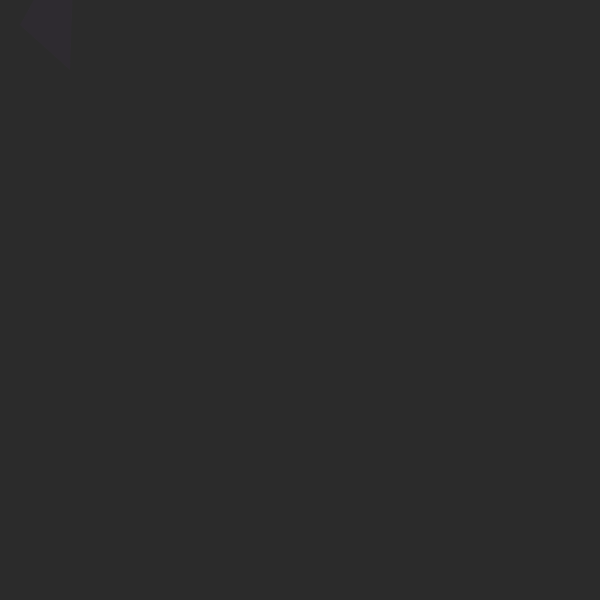
Frame 1 (no input)
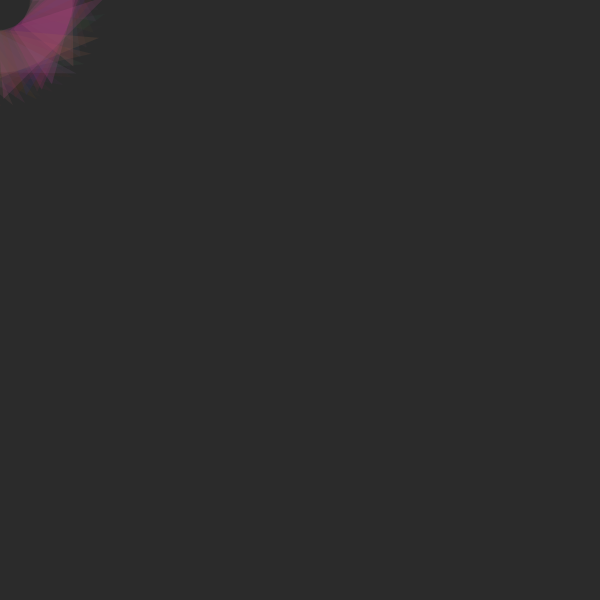
Frame 60 (the mouse pressed at the canvas centre just before this capture)
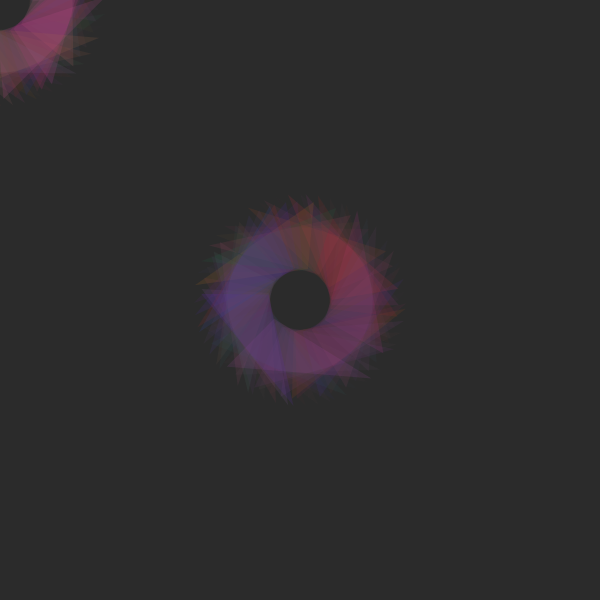
Frame 120 (the mouse held since frame 60 and released just before this capture)

The Processing sketch that drew these frames (run headless with seeded random() and noise(); from frame 60 on, the mouse is pressed at the canvas centre):

// Processing sketch: processing_135083
// ── processing_135083.pde

float spin = 0.0;
void setup(){
  size(600,600);
  background(43,43,43);
  smooth();
}
  
void draw()
{
  pushMatrix();
  translate(mouseX,mouseY);
  rotate(spin); 
  noStroke();
  fill(random(22,220), random(34,111), random(21,201), random(40));
  triangle(75, -75, 20, 25, 70, 70);
  spin+=.4;   
  popMatrix();
  
}
void keyPressed(){
background(22,34,34);
}
